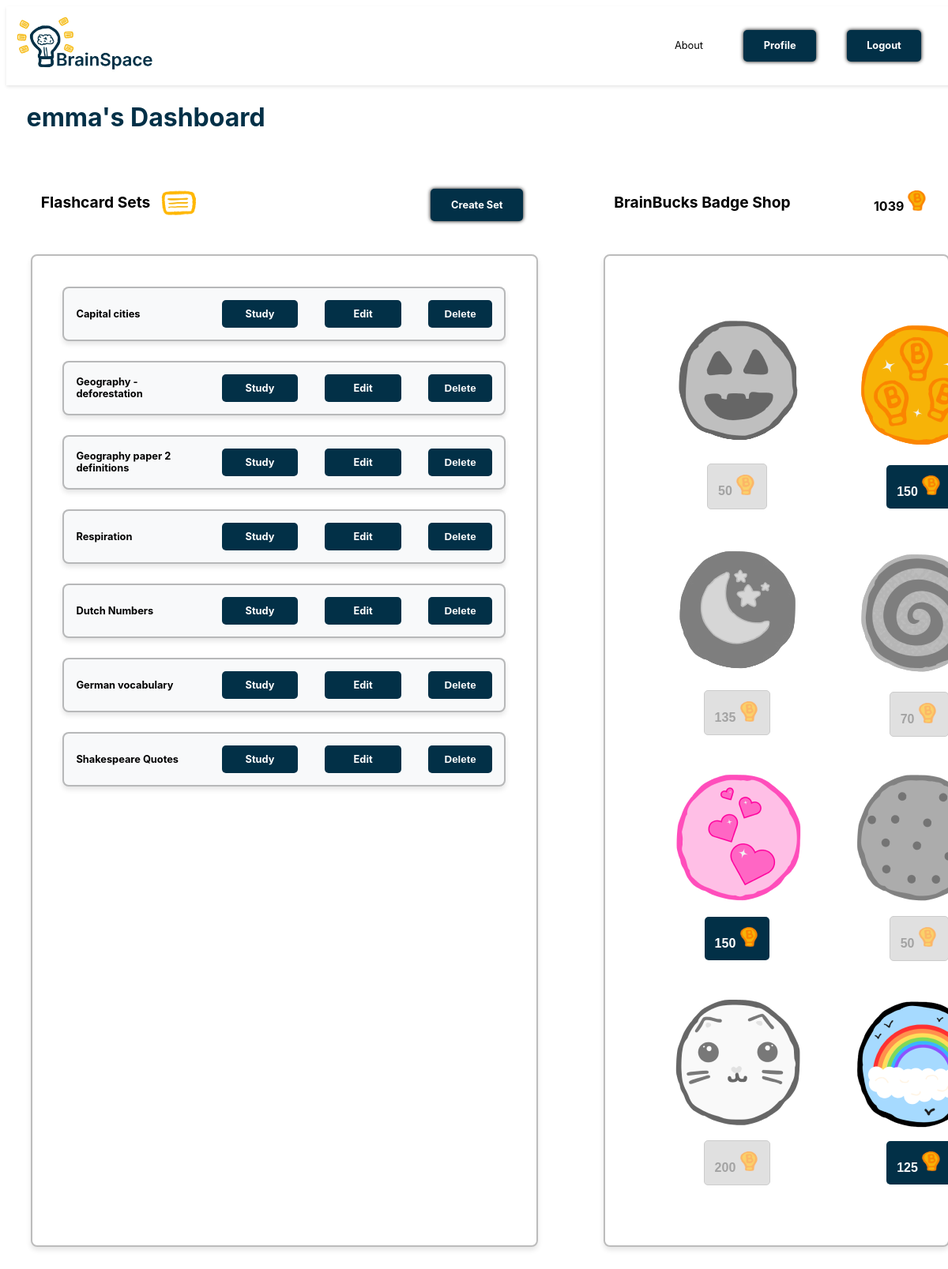
The page /dashboard/ (signed in) on the database its author committed.
### cards/models.py (models this page shows, shortened)
class FlashcardSet(models.Model):
    user = models.ForeignKey(Profile, on_delete=models.CASCADE, related_name='flashcard_sets')
    name = models.CharField(max_length=255)
    created_at = models.DateTimeField(auto_now_add=True)
    baseline = models.FloatField(default=0)
    quickest_time = models.FloatField(null=True, blank=True)

class Badge(models.Model):
    name = models.CharField(max_length=255)
    price = models.IntegerField()
    description = models.TextField()
    image = models.ImageField(upload_to='badges/', null=True, blank=True)

### cards/views.py (the view)
# urls.py: path('dashboard/', views.dashboard, name='dashboard'),
def dashboard(request):
    flashcard_sets = FlashcardSet.objects.filter(user=request.user.profile)
    brainbucks = request.user.profile.brainbucks
    badges = Badge.objects.all()
    user_badges = UserBadge.objects.filter(user=request.user.profile)
    purchased_badges = Badge.objects.filter(user_badges__in=user_badges)
    return render(request, 'cards/dashboard.html', {
        'flashcard_sets': flashcard_sets,
        'username': request.user.username,
        'brainbucks': brainbucks,
        'badges': badges,
        'purchased_badges': purchased_badges,
    })

### cards/templates/cards/dashboard.html (shortened to what this page needs)
{% extends 'cards/header.html' %}
{% block content %}
{% load static %}
<h1>{{ username }}'s Dashboard</h1>
<div class="dashboard">
    <div class="flashcard-sidebar large-device">
        <div class="flashcard-nav-header">
            <div class="flashcard-nav-title">
                <h2>Flashcard Sets</h2>
                <img src="{% static 'images/flashcard.png' %}" alt="flashcard" class="flashcard-img">
            </div>
            <a href="{% url 'create' %}" class="createsetbtn">Create Set</a>
        </div>
        <div class="scrollbox" tabindex="0">
            {% for set in flashcard_sets %}
            <div class="flashcard-box" tabindex="-1">
                <div class="flashcard-title">{{ set.name }}</div>
                <div class="flashcard-buttons" tabindex="-1">
                    <a href="{% url 'study' set.id %}" class="button" tabindex="0">Study</a>
                    <a href="{% url 'edit' set.id %}" class="button" tabindex="0">Edit</a>
                    <form action="{% url 'delete' set.id %}" method="post" class="delete-set-form" onsubmit="return confirmDelete();">
                        <button type="submit"  tabindex="0">Delete</button>
                    </form>
                </div>
            </div>
            {% endfor %}
        </div>
    </div>
    <div class="badge-shop large-device">
        <div class="header">
            <h2>BrainBucks Badge Shop</h2>
            <div class="brainbucks">{{ brainbucks }}
                <img src="{% static 'images/brainbuck.png' %}" alt="BrainBucks" class="brainbuck-img">
            </div>
        </div>
        <div class="scrollbox">
            <div class="study-grid">
                {% for badge in badges %}
                    <div class="badge-box {% if badge in purchased_badges %}purchased{% endif %}">
                        <div class="badge-image">
                            <img src="{% static badge.image %}" alt="{{ badge.name }}">
                        </div>
                        <div class="badge-buttons">
                            <form action="{% url 'purchase_badge' badge.id %}" method="post" class="purchase-badge-form">
                                <button
                                    type="submit"
                                    class="brainbucks"
                                    tabindex="0"
                                    {% if badge.price > brainbucks or badge in purchased_badges %}disabled{% endif %}>
                                    {{ badge.price }}
                                    <img src="{% static 'images/brainbuck.png' %}" alt="BrainBucks">
                                </button>
                            </form>
                        </div>
                    </div>
                {% empty %}
                    <p>No badges found.</p>
                {% endfor %}
            </div>
        </div>
    </div>
    </div>
{% endblock %}

### static/css/styles.css (style rules this page uses)
html { font-size: 80%; overflow-x: hidden; }
body { font-family: 'Inter', Arial, sans-serif; height: 100vh; display: flex; flex-wrap: wrap; justify-content: center; }
h1 { font-size: 2.5rem; margin-left: 2rem; color: #023047; }
.createsetbtn { display: flex; justify-content: right; padding: 1rem 2rem; background-color: #023047; color: #fff; font-weight: bold; text-decoration: none; border-radius: 5px; text-align: center; box-shadow: #000000 0px 0px 5px; float: right; margin-right: 1rem; margin-top: 0.5rem; }
button { display: inline-block; font-weight: bold; padding: 1rem; background-color: #023047; color: #fff; border: none; cursor: pointer; border-radius: 5px; }
.flashcard-sidebar { width: 55%; height: 100%; display: flex; flex-direction: column; min-width: 27rem; }
.scrollbox { width: 90%; height: 70vh; padding: 3rem; margin-top: 2rem; overflow-y: auto; border: 2px solid #00000043; border-radius: 8px; box-shadow: 0 4px 6px rgba(0, 0, 0, 0.1); }
.large-device { display: block; }
button:disabled { background-color: #ccc; color: #666; cursor: not-allowed; border: 1px solid #aaa; }
.badge-shop { float: right; width: 35%; }
.badge-shop .header, .flashcard-nav-header { width: 100%; display: flex; align-items: center; justify-content: space-between; padding: 1rem; }
.badge-box { display: flex; flex-direction: column; align-items: center; justify-content: center; text-align: center; padding: 10px; gap: 10px; }
.badge-box.purchased .badge-image img { filter: grayscale(100%); opacity: 0.6; }
.badge-box .brainbucks[disabled] { cursor: not-allowed; opacity: 0.6; }
.brainbucks { font-weight: bold; font-size: medium; display: inline; gap: 10px; }
.brainbucks img { width: 2rem; height: 2rem; }
.flashcard-nav-title { display: flex; align-items: center; gap: 10px; }
.flashcard-img { max-width: 4rem; height: auto; display: block; float: left; }
.flashcard-box { display: flex; justify-content: space-between; align-items: center; margin-bottom: 25px; padding: 15px; border: 2px solid #00000043; border-radius: 8px; background-color: #f8f9fa; box-shadow: 0 4px 6px rgba(0, 0, 0, 0.1); width: 100%; box-sizing: border-box; }
.flashcard-buttons { display: flex; gap: 10%; justify-content: space-between; width: 65%; }
.flashcard-buttons .button { display: inline-block; width: 100%; font-weight: bold; padding: 10px; background-color: #023047; color: #fff; border: none; cursor: pointer; border-radius: 5px; text-decoration: none; box-sizing: border-box; text-align: center; }
.flashcard-title { flex: 1; margin-right: 20px; font-weight: bold; text-align: left; }
.delete-set-form { display: inline-block; margin: 0; width: 100%; }
.delete-set-form button { width: 70px; text-align: center; font-weight: bold; width: 100%; padding: 10px; background-color: #023047; color: #fff; border-radius: 5px; cursor: pointer; text-decoration: none; box-sizing: border-box; }
.dashboard { display: flex; gap: 8rem; padding: 2rem; justify-content: center; }
.study-grid { display: grid; grid-template-columns: repeat(2, 1fr); gap: 2rem; padding: 2rem; height: 95% }

### rows shown on the page
FlashcardSet: name "Capital cities"
FlashcardSet: name "Geography - deforestation"
FlashcardSet: name "Geography paper 2 definitions"
FlashcardSet: name "Respiration"
FlashcardSet: name "Dutch Numbers"
FlashcardSet: name "German vocabulary"
FlashcardSet: name "Shakespeare Quotes"
Badge: image (picture), price "50"
Badge: image (picture), price "150"
Badge: image (picture), price "135"
Badge: image (picture), price "70"
Badge: image (picture), price "150"
Badge: image (picture), price "50"
Badge: image (picture), price "200"
Badge: image (picture), price "125"

### other values the page prints
{{ username }} "emma"
{{ brainbucks }} "1039"
